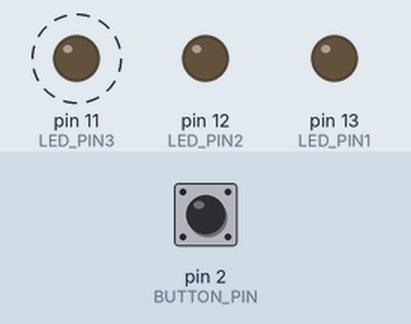
Simulated run of this sketch. Board: Arduino Uno, built with avr-gcc and run on an emulated ATmega328P. Shown: output pins drawn as LEDs (lit = HIGH). Dashed ring = blinking. The inputs (shaded band) are chosen by the test bench; at power-on: pin 2 (BUTTON_PIN) LOW.

Above: at 1.25 s.
1.3 s: pin 2 (BUTTON_PIN) pulled HIGH for 0.15 s
At 1.65 s:
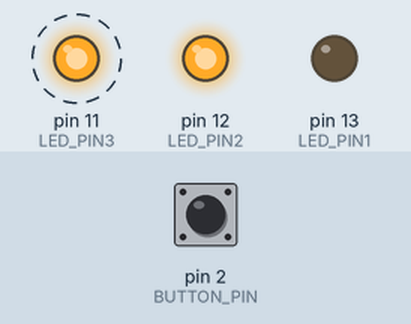
4.3 s: pin 2 (BUTTON_PIN) pulled HIGH for 1 s
At 4.66 s:
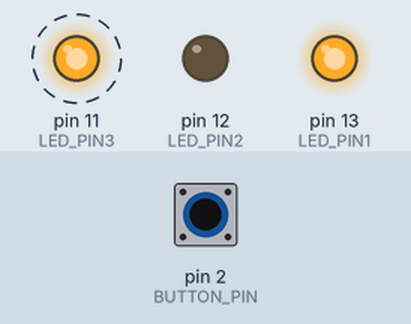
7.3 s: pin 2 (BUTTON_PIN) pulled HIGH for 3.2 s
At 7.97 s:
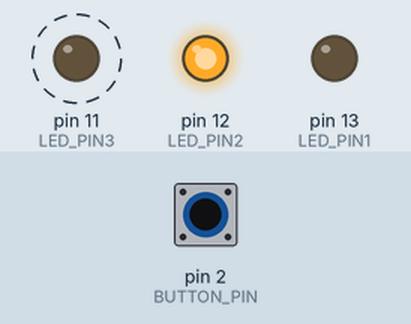
Timing chart, 0 to 18.0 s (numbered marks = the images above; inputs shaded):
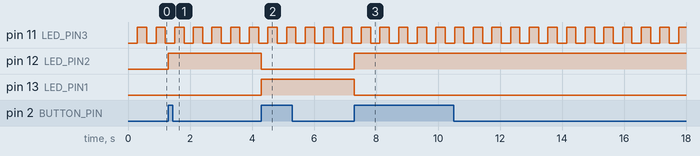

The sketch:

7_toggle_and_blink.ino
```cpp
#define BUTTON_PIN 2
#define LED_PIN1 13
#define LED_PIN2 12
#define LED_PIN3 11


unsigned long lastTimeLED3Blinked = millis();
unsigned long debounceDelay = 50;
byte buttonState = LOW;

unsigned long lastTimeButtonChanged = millis();
unsigned long blinkDelay = 300;
byte LED3Status = LOW;

int toggle =1;

void setup()
{
  Serial.begin(9600);
  pinMode(BUTTON_PIN, INPUT);
  pinMode(LED_PIN1, OUTPUT);
  pinMode(LED_PIN2, OUTPUT);
  pinMode(LED_PIN3, OUTPUT);
}

void loop()
{
  unsigned long timeNow = millis();

  if (timeNow - lastTimeButtonChanged > debounceDelay) {
    byte newButtonState = digitalRead(BUTTON_PIN);
    if (newButtonState != buttonState) {
      lastTimeButtonChanged = timeNow;
      buttonState = newButtonState;
      toggleLEDs();
    }
  }

  if (timeNow - lastTimeLED3Blinked > blinkDelay) {
    blinkLED3();
    lastTimeLED3Blinked =  timeNow;
  }
}

void blinkLED3() {
 if (LED3Status == HIGH) {
      LED3Status = LOW;
    } else {
      LED3Status = HIGH;
    }
  digitalWrite(LED_PIN3, LED3Status);
}

void toggleLEDs() {
  if (buttonState == HIGH) {
    if (toggle == 1) {
      digitalWrite(LED_PIN2, HIGH);
      digitalWrite(LED_PIN1, LOW);
      toggle = 2;
    } else {
      digitalWrite(LED_PIN2, LOW);
      digitalWrite(LED_PIN1, HIGH);
      toggle = 1;
    }
  }
}
```

Measured:
- after the input at 1.3 s, pin 12 (LED_PIN2): LOW → HIGH at once
- after the input at 4.3 s, pin 12 (LED_PIN2): HIGH → LOW at once; pin 13 (LED_PIN1): LOW → HIGH at once
- after the input at 7.3 s, pin 12 (LED_PIN2): LOW → HIGH at once; pin 13 (LED_PIN1): HIGH → LOW at once
- by itself, pin 11 (LED_PIN3): alternates HIGH for 0.30 s and LOW for 0.30 s
